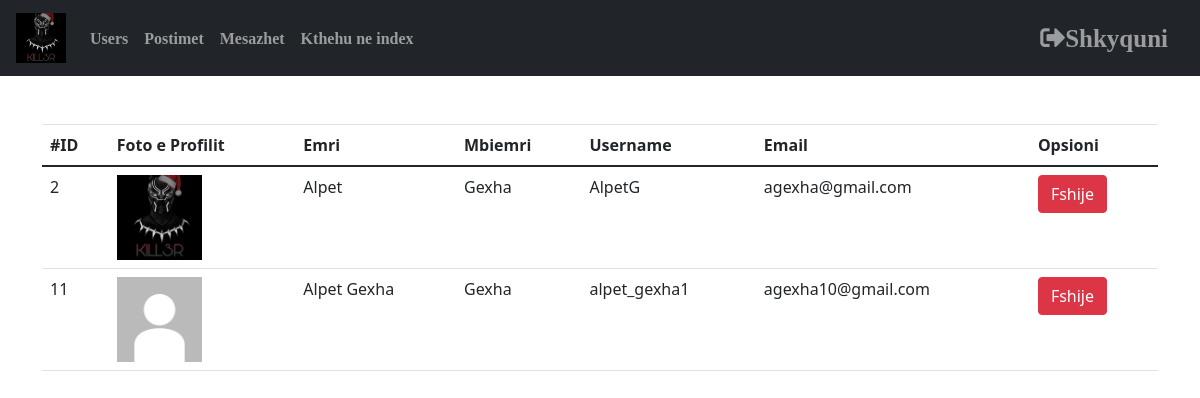
The app's page /admin/index.php (signed in) with its own data.
### tables this page shows
CREATE TABLE `users` (
  `id` int(11) NOT NULL,
  `emri` varchar(255) NOT NULL,
  `mbiemri` varchar(255) NOT NULL,
  `username` varchar(300) NOT NULL,
  `email` varchar(300) NOT NULL,
  `password` varchar(300) NOT NULL,
  `token` varchar(255) NOT NULL,
  `tokenExpire` varchar(255) NOT NULL,
  `mosha` varchar(3) NOT NULL,
  `gjinia` int(1) NOT NULL,
  `image` varchar(255) DEFAULT 'profiledefault.jpg',
  `joindate` timestamp NOT NULL DEFAULT current_timestamp(),
  `role` int(5) NOT NULL
);

### admin/index.php (the view, shortened to what this page needs)
<?php
include '../config.php';
?>
<!DOCTYPE html>
<html>
<head>
    <link rel="stylesheet" href="https://cdn.jsdelivr.net/npm/bootstrap@4.5.3/dist/css/bootstrap.min.css">
</head>
<body>
    <?php include('../items/admin_navbar.php'); ?>
    <div class="container mt-5">
        <table class="table">
            <thead>
                <tr>
                    <th scope="col">#ID</th>
                    <th scope="col">Foto e Profilit</th>
                    <th scope="col">Emri</th>
                    <th scope="col">Mbiemri</th>
                    <th scope="col">Username</th>
                    <th scope="col">Email</th>
                    <th scope="col">Opsioni</th>
                </tr>
            <tbody>
                <?php
                $sql = "SELECT * from users ";
                $results = mysqli_query($db, $sql);
                while (($row = $results->fetch_assoc()) != null) {
                    echo "<tr>";
                    echo "<td>" . $row['id'] . "</td>";
                    echo "<td>" . "<img width='85' height='85' src='../assets/profile_image/" . $row['image'] . "' alt='Profile Pic'>" . "</td>";
                    echo "<td>" . $row['emri'] . "</td>";
                    echo "<td>" . $row['mbiemri'] . "</td>";
                    echo "<td>" . $row['username'] . "</td>";
                    echo "<td>" . $row['email'] . "</td>";
                    echo "
                <td>
                 <a href='user_delete.php? id=" . $row['id'] . "'class='btn btn-danger'>Fshije</a>
            </td>
                    ";
                    echo "</tr>";
                }
                ?>
</body>
</html>

### items/admin_navbar.php (shortened to what this page needs)
<link rel="stylesheet" href="https://cdnjs.cloudflare.com/ajax/libs/font-awesome/5.15.2/css/all.min.css">
<link rel="stylesheet" href="https://cdn.jsdelivr.net/npm/bootstrap@4.5.3/dist/css/bootstrap.min.css">
<link href="https://cdn.jsdelivr.net/npm/bootstrap@5.0.0-beta1/dist/css/bootstrap.min.css" rel="stylesheet">
<nav class="navbar navbar-expand-md bg-dark navbar-dark">
  <img class="navbar-brand" src="assets/image/Killerlogo.jpg" alt="logo" style="width:50px;">
  <div class="collapse navbar-collapse" id="collapsibleNavbar">
    <ul class="navbar-nav">
      <li class="nav-item">
        <a class="nav-link fas" href="index.php">Users</a>
      </li>
      <li class="nav-item">
        <a class="nav-link fas" href="post_admin.php">Postimet</a>
      </li>
      <li class="nav-item">
        <a class="nav-link fas" href="sms_admin.php">Mesazhet</a>
      </li>
      <li class="nav-item">
        <a class="nav-link fas" href="../index.php">Kthehu ne index</a>
      </li>
      <li class="nav-item">
        <a class="nav-link fas fa-sign-out-alt" href="../logout.php" style=" position:absolute; right: 2%; top:23%; font-size:25px;">Shkyquni</a>
      </li>
    </ul>
  </div>
</nav>

### records on screen
users: id "2", image (picture), emri "Alpet", mbiemri "Gexha", username "AlpetG", email "agexha@gmail.com"
users: id "11", image (placeholder picture), emri "Alpet Gexha", mbiemri "Gexha", username "alpet_gexha1", email "agexha10@gmail.com"
